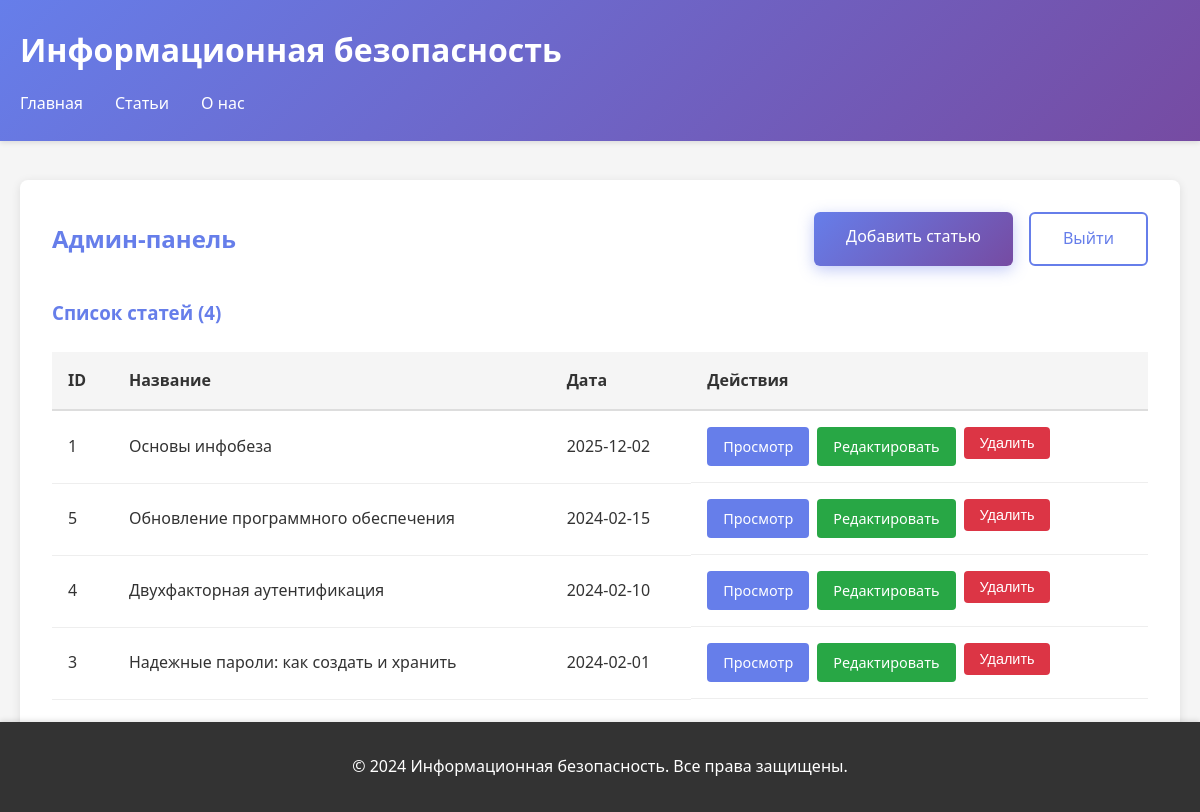
/admin (signed in), run on the app's committed database.
### tables this page shows
CREATE TABLE articles (
            id INTEGER PRIMARY KEY AUTOINCREMENT,
            title TEXT NOT NULL,
            content TEXT NOT NULL,
            date TEXT NOT NULL
        );

### app.py (the view)
@app.route('/admin')
@login_required
def admin_dashboard():
    conn = get_db()
    articles = conn.execute('SELECT * FROM articles ORDER BY date DESC').fetchall()
    conn.close()
    articles_list = [dict(article) for article in articles]
    return render_template('admin/dashboard.html', articles=articles_list)

### app.py (called while the page is built)
@app.before_request
def force_https():
    cert_file = 'ssl/cert.pem'
    key_file = 'ssl/key.pem'
    if os.path.exists(cert_file) and os.path.exists(key_file):
        if request.url.startswith('http://'):
            url = request.url.replace('http://', 'https://', 1)
            return redirect(url, code=301)

@app.after_request
def add_security_headers(response):
    cert_file = 'ssl/cert.pem'
    key_file = 'ssl/key.pem'
    if os.path.exists(cert_file) and os.path.exists(key_file):
        response.headers['Strict-Transport-Security'] = 'max-age=31536000; includeSubDomains'
    response.headers['X-Content-Type-Options'] = 'nosniff'
    response.headers['X-XSS-Protection'] = '1; mode=block'
    response.headers['X-Frame-Options'] = 'SAMEORIGIN'
    return response

def get_db():
    conn = sqlite3.connect(DATABASE)
    conn.row_factory = sqlite3.Row
    return conn

def login_required(f):
    @wraps(f)
    def decorated_function(*args, **kwargs):
        if not session.get('admin_logged_in'):
            flash('Пожалуйста, войдите в систему для доступа к админ-панели.')
            return redirect(url_for('admin_login'))
        return f(*args, **kwargs)
    return decorated_function

### templates/admin/dashboard.html (shortened to what this page needs)
{% extends "base.html" %}
{% block content %}
<div class="admin-dashboard">
    <div class="admin-header">
        <h2>Админ-панель</h2>
        <div class="admin-actions">
            <a href="{{ url_for('admin_add_article') }}" class="btn-primary">Добавить статью</a>
            <a href="{{ url_for('admin_logout') }}" class="btn-secondary">Выйти</a>
        </div>
    </div>
    <div class="articles-list">
        <h3>Список статей ({{ articles|length }})</h3>
        {% if articles %}
        <table class="articles-table">
            <thead>
                <tr>
                    <th>ID</th>
                    <th>Название</th>
                    <th>Дата</th>
                    <th>Действия</th>
                </tr>
            </thead>
            <tbody>
                {% for article in articles %}
                <tr>
                    <td>{{ article.id }}</td>
                    <td>{{ article.title }}</td>
                    <td>{{ article.date }}</td>
                    <td class="actions">
                        <a href="{{ url_for('article', article_id=article.id) }}" class="btn-view" target="_blank">Просмотр</a>
                        <a href="{{ url_for('admin_edit_article', article_id=article.id) }}" class="btn-edit">Редактировать</a>
                        <form method="POST" action="{{ url_for('admin_delete_article', article_id=article.id) }}" style="display: inline;" onsubmit="return confirm('Вы уверены, что хотите удалить эту статью?');">
                            <button type="submit" class="btn-delete">Удалить</button>
                        </form>
                    </td>
                </tr>
                {% endfor %}
            </tbody>
        </table>
        {% else %}
        <p>Статей пока нет. <a href="{{ url_for('admin_add_article') }}">Добавьте первую статью</a></p>
        {% endif %}
    </div>
</div>
{% endblock %}

### static/css/style.css (style rules this page uses)
* { margin: 0; padding: 0; box-sizing: border-box; }
body { font-family: 'Segoe UI', Tahoma, Geneva, Verdana, sans-serif; line-height: 1.6; color: #333; background-color: #f5f5f5; padding-top: 180px; padding-bottom: 80px; }
.btn-primary, .btn-secondary { padding: 0.75rem 2rem; border-radius: 6px; text-decoration: none; font-weight: 500; transition: all 0.3s; display: inline-block; }
.btn-primary { background: linear-gradient(135deg, #667eea 0%, #764ba2 100%); color: white; box-shadow: 0 4px 15px rgba(102, 126, 234, 0.4); }
.btn-secondary { background: white; color: #667eea; border: 2px solid #667eea; }
.admin-dashboard { background: white; padding: 2rem; border-radius: 8px; box-shadow: 0 2px 10px rgba(0,0,0,0.1); }
.admin-header { display: flex; justify-content: space-between; align-items: center; margin-bottom: 2rem; flex-wrap: wrap; gap: 1rem; }
.admin-header h2 { color: #667eea; margin: 0; }
.admin-actions { display: flex; gap: 1rem; flex-wrap: wrap; }
.articles-list h3 { color: #667eea; margin-bottom: 1.5rem; }
.articles-table { width: 100%; border-collapse: collapse; margin-top: 1rem; }
.articles-table thead { background: #f5f5f5; }
.articles-table th { padding: 1rem; text-align: left; font-weight: 600; color: #333; border-bottom: 2px solid #ddd; }
.articles-table td { padding: 1rem; border-bottom: 1px solid #eee; }
.articles-table .actions { display: flex; gap: 0.5rem; flex-wrap: wrap; }
.btn-view, .btn-edit, .btn-delete { padding: 0.5rem 1rem; border-radius: 4px; text-decoration: none; font-size: 0.9rem; border: none; cursor: pointer; transition: all 0.3s; }
.btn-view { background: #667eea; color: white; }
.btn-edit { background: #28a745; color: white; }
.btn-delete { background: #dc3545; color: white; }

### data on the page
articles: id "1", title "Основы инфобеза", date "2025-12-02"
articles: id "5", title "Обновление программного обеспечения", date "2024-02-15"
articles: id "4", title "Двухфакторная аутентификация", date "2024-02-10"
articles: id "3", title "Надежные пароли: как создать и хранить", date "2024-02-01"

### other printed values
{{ articles|length }} "4"
